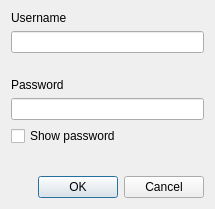
<?xml version="1.0" encoding="UTF-8"?>
<ui version="4.0">
 <class>LoginInputBox</class>
 <widget class="QDialog" name="LoginInputBox">
  <property name="geometry">
   <rect>
    <x>0</x>
    <y>0</y>
    <width>215</width>
    <height>209</height>
   </rect>
  </property>
  <property name="windowTitle">
   <string>Dialog</string>
  </property>
  <property name="sizeGripEnabled">
   <bool>false</bool>
  </property>
  <layout class="QVBoxLayout" name="verticalLayout">
   <item>
    <widget class="QLabel" name="label">
     <property name="text">
      <string>Username</string>
     </property>
     <property name="buddy">
      <cstring>userName</cstring>
     </property>
    </widget>
   </item>
   <item>
    <widget class="QLineEdit" name="userName"/>
   </item>
   <item>
    <spacer name="verticalSpacer_2">
     <property name="orientation">
      <enum>Qt::Vertical</enum>
     </property>
     <property name="sizeType">
      <enum>QSizePolicy::Preferred</enum>
     </property>
     <property name="sizeHint" stdset="0">
      <size>
       <width>20</width>
       <height>19</height>
      </size>
     </property>
    </spacer>
   </item>
   <item>
    <widget class="QLabel" name="label_2">
     <property name="text">
      <string>Password</string>
     </property>
     <property name="buddy">
      <cstring>password</cstring>
     </property>
    </widget>
   </item>
   <item>
    <widget class="QLineEdit" name="password">
     <property name="echoMode">
      <enum>QLineEdit::Password</enum>
     </property>
    </widget>
   </item>
   <item>
    <widget class="QCheckBox" name="showPassword">
     <property name="text">
      <string>Show password</string>
     </property>
    </widget>
   </item>
   <item>
    <spacer name="verticalSpacer">
     <property name="orientation">
      <enum>Qt::Vertical</enum>
     </property>
     <property name="sizeHint" stdset="0">
      <size>
       <width>20</width>
       <height>22</height>
      </size>
     </property>
    </spacer>
   </item>
   <item>
    <widget class="QDialogButtonBox" name="buttonBox">
     <property name="orientation">
      <enum>Qt::Horizontal</enum>
     </property>
     <property name="standardButtons">
      <set>QDialogButtonBox::Cancel|QDialogButtonBox::Ok</set>
     </property>
    </widget>
   </item>
  </layout>
 </widget>
 <tabstops>
  <tabstop>buttonBox</tabstop>
  <tabstop>userName</tabstop>
  <tabstop>password</tabstop>
 </tabstops>
 <resources/>
 <connections>
  <connection>
   <sender>buttonBox</sender>
   <signal>accepted()</signal>
   <receiver>LoginInputBox</receiver>
   <slot>accept()</slot>
   <hints>
    <hint type="sourcelabel">
     <x>248</x>
     <y>254</y>
    </hint>
    <hint type="destinationlabel">
     <x>157</x>
     <y>274</y>
    </hint>
   </hints>
  </connection>
  <connection>
   <sender>buttonBox</sender>
   <signal>rejected()</signal>
   <receiver>LoginInputBox</receiver>
   <slot>reject()</slot>
   <hints>
    <hint type="sourcelabel">
     <x>316</x>
     <y>260</y>
    </hint>
    <hint type="destinationlabel">
     <x>286</x>
     <y>274</y>
    </hint>
   </hints>
  </connection>
 </connections>
</ui>
